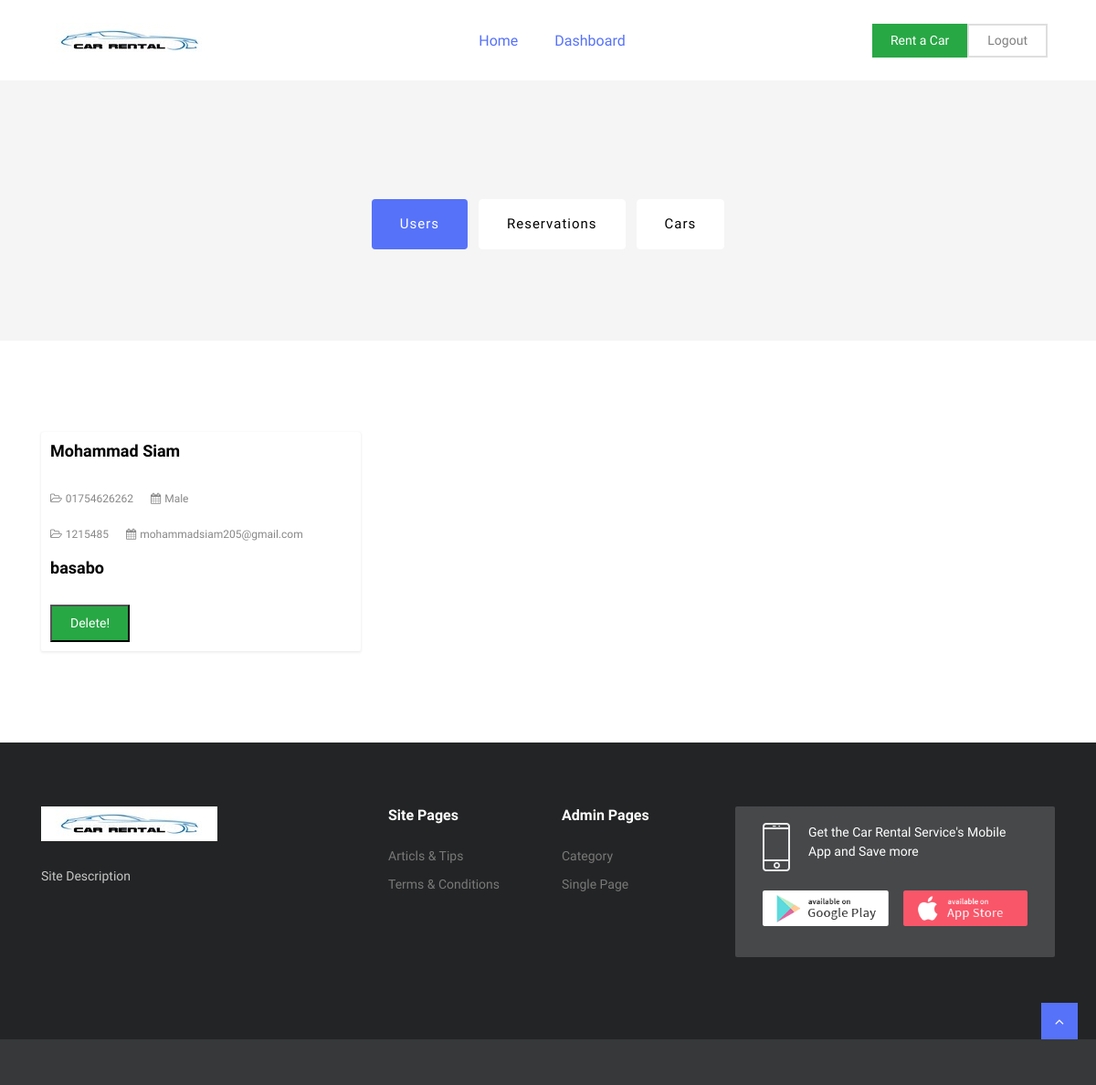
The page /users.php (signed in) on the database as committed earlier.
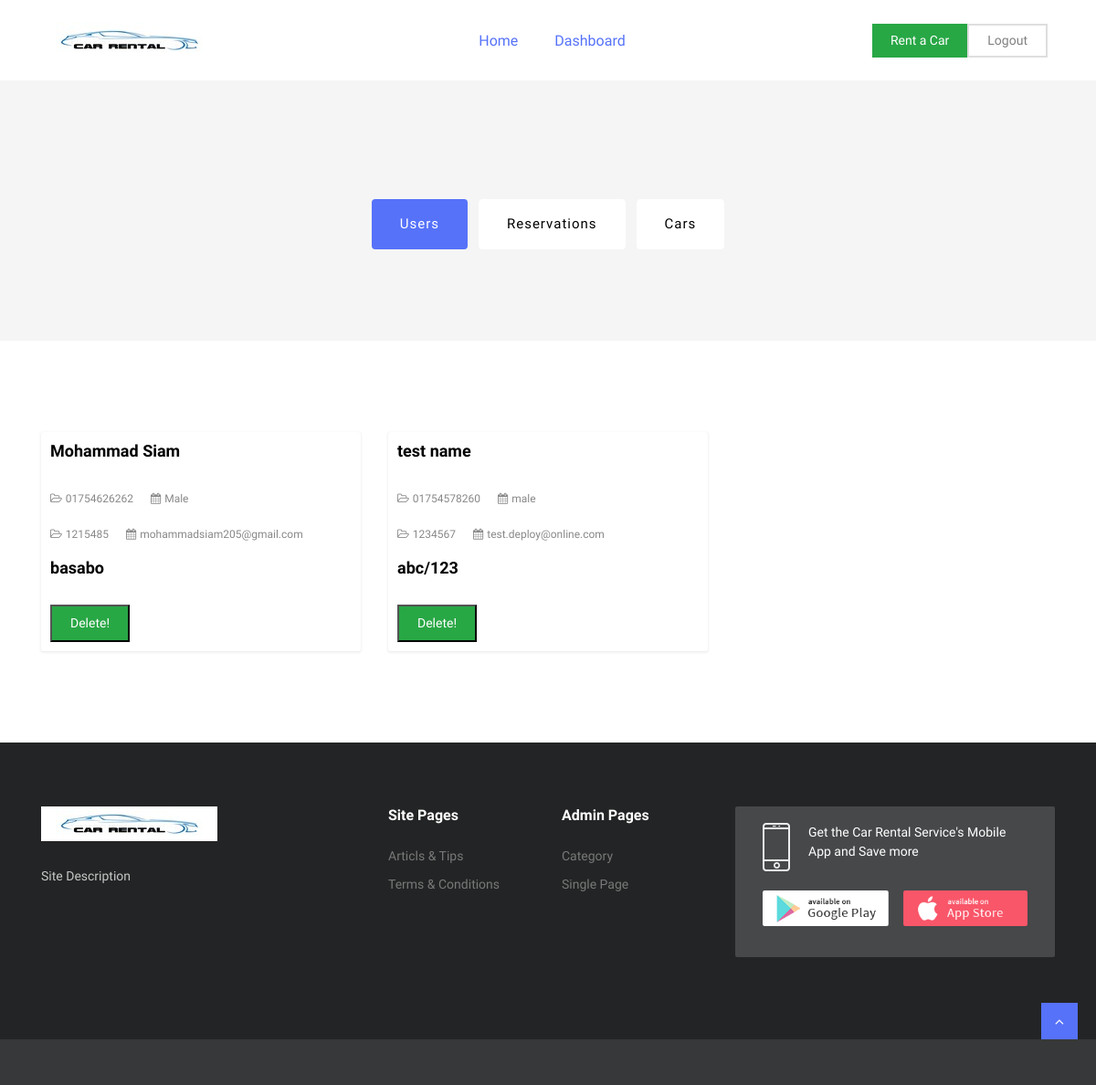
The same page on the database as committed later.
### tables this page shows
CREATE TABLE `customer` (
  `nid` int(15) NOT NULL,
  `name` text NOT NULL,
  `phone` varchar(15) NOT NULL,
  `email` varchar(150) NOT NULL,
  `gender` varchar(7) NOT NULL,
  `license_number` varchar(12) NOT NULL,
  `billing_address` text NOT NULL,
  `password` varchar(255) NOT NULL
);

### users.php (the view, shortened to what the changed rows need)
<!DOCTYPE html>
<html lang="en">
<head>
  <link rel="stylesheet" href="plugins/bootstrap/css/bootstrap.min.css">
  <link rel="stylesheet" href="plugins/bootstrap/css/bootstrap-slider.css">
  <link href="plugins/font-awesome/css/font-awesome.min.css" rel="stylesheet">
  <link href="plugins/slick-carousel/slick/slick.css" rel="stylesheet">
  <link href="plugins/slick-carousel/slick/slick-theme.css" rel="stylesheet">
  <link href="plugins/fancybox/jquery.fancybox.pack.css" rel="stylesheet">
  <link href="plugins/jquery-nice-select/css/nice-select.css" rel="stylesheet">
  <link href="css/style.css" rel="stylesheet">
</head>
<body class="body-wrapper">
<section class="section-sm">
	<div class="container">
		<div class="row">
			<div class="col-md-12">
				<div class="product-grid-list">
					<div class="row mt-30">
					<?php
						require_once("dbconnect.php");
						$result = "";
						if ($_SERVER['REQUEST_METHOD']=='POST' && isset($_POST['drop'])) {
							$search = mysqli_real_escape_string($conn, $_POST['search']);
							$drop = mysqli_real_escape_string($conn, $_POST['drop']);
							$sql="SELECT * FROM customer WHERE $drop='$search'";
							$result= mysqli_query($conn, $sql);
						} else {
							$sql="SELECT * FROM customer";
							$result= mysqli_query($conn, $sql);
						}
						if ( mysqli_num_rows($result) > 0 ) {
							while ( $row = mysqli_fetch_array($result) ) {
					?>
						<div class="col-sm-12 col-lg-4 col-md-6">
							<div class="product-item bg-light">
								<div class="card">
									<div class="card-body">
										<h4 class="card-title"><a href="#"><?php echo $row['name'] ?></a></h4>
                                        <br>
										<ul class="list-inline product-meta">
											<li class="list-inline-item">
												<a href="#"><i class="fa fa-folder-open-o"></i><?php echo $row['phone'] ?></a>
											</li>
											<li class="list-inline-item">
												<a href="#"><i class="fa fa-calendar"></i><?php echo $row['gender'] ?></a>
											</li>
										</ul>
										<ul class="list-inline product-meta">
											<li class="list-inline-item">
												<a href="#"><i class="fa fa-folder-open-o"></i><?php echo $row['license_number'] ?></a>
											</li>
											<li class="list-inline-item">
												<a href="#"><i class="fa fa-calendar"></i><?php echo $row['email'] ?></a>
											</li>
										</ul>
										<h4 class="card-title"><a href="#"><?php echo $row['billing_address'] ?></a></h4>
										<br>
                                        <form action="users_controller.php?reg_no=<?php echo $row['reg_no'] ?>" method="post" enctype="form-data">
                                            <button type="submit" name="upload" value="Submit" class="nav-link text-white add-button">Delete!</button>
                                        </form>
									</div>
								</div>
							</div>
						</div>
					<?php
							}
						}
					?>
					</div>
				</div>
			</div>
		</div>
	</div>
</section>
</body>
</html>

Rows that differ between the two databases and show on the page:
added customer: name "test name", phone "01754578260", gender "male", license_number "1234567", email "test.deploy@online.com", billing_address "abc/123"
